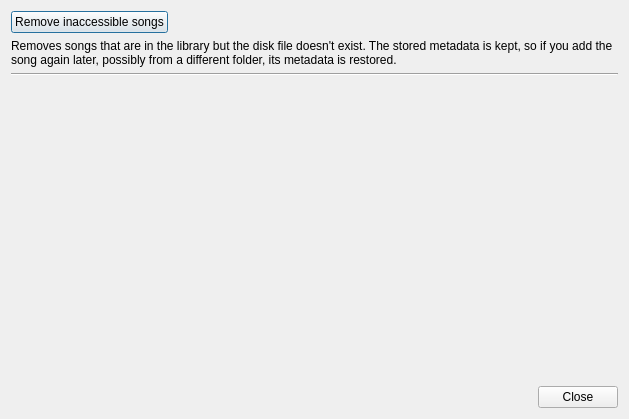
<?xml version="1.0" encoding="UTF-8"?>
<ui version="4.0">
 <class>DlgLibraryMaintenance</class>
 <widget class="QDialog" name="DlgLibraryMaintenance">
  <property name="geometry">
   <rect>
    <x>0</x>
    <y>0</y>
    <width>629</width>
    <height>419</height>
   </rect>
  </property>
  <property name="windowTitle">
   <string>SkauTan: Library maintenance</string>
  </property>
  <layout class="QVBoxLayout" name="verticalLayout">
   <item>
    <layout class="QHBoxLayout" name="horizontalLayout">
     <item>
      <widget class="QPushButton" name="btnRemoveInaccessibleSongs">
       <property name="text">
        <string>Remove inaccessible songs</string>
       </property>
      </widget>
     </item>
     <item>
      <spacer name="horizontalSpacer">
       <property name="orientation">
        <enum>Qt::Horizontal</enum>
       </property>
       <property name="sizeHint" stdset="0">
        <size>
         <width>40</width>
         <height>20</height>
        </size>
       </property>
      </spacer>
     </item>
    </layout>
   </item>
   <item>
    <widget class="QLabel" name="label">
     <property name="text">
      <string>Removes songs that are in the library but the disk file doesn't exist. The stored metadata is kept, so if you add the song again later, possibly from a different folder, its metadata is restored.</string>
     </property>
     <property name="wordWrap">
      <bool>true</bool>
     </property>
    </widget>
   </item>
   <item>
    <widget class="Line" name="line">
     <property name="orientation">
      <enum>Qt::Horizontal</enum>
     </property>
    </widget>
   </item>
   <item>
    <spacer name="verticalSpacer">
     <property name="orientation">
      <enum>Qt::Vertical</enum>
     </property>
     <property name="sizeHint" stdset="0">
      <size>
       <width>20</width>
       <height>40</height>
      </size>
     </property>
    </spacer>
   </item>
   <item>
    <layout class="QHBoxLayout" name="horizontalLayout_2">
     <item>
      <spacer name="horizontalSpacer_2">
       <property name="orientation">
        <enum>Qt::Horizontal</enum>
       </property>
       <property name="sizeHint" stdset="0">
        <size>
         <width>40</width>
         <height>20</height>
        </size>
       </property>
      </spacer>
     </item>
     <item>
      <widget class="QPushButton" name="btnClose">
       <property name="text">
        <string>Close</string>
       </property>
      </widget>
     </item>
    </layout>
   </item>
  </layout>
 </widget>
 <resources/>
 <connections/>
</ui>
